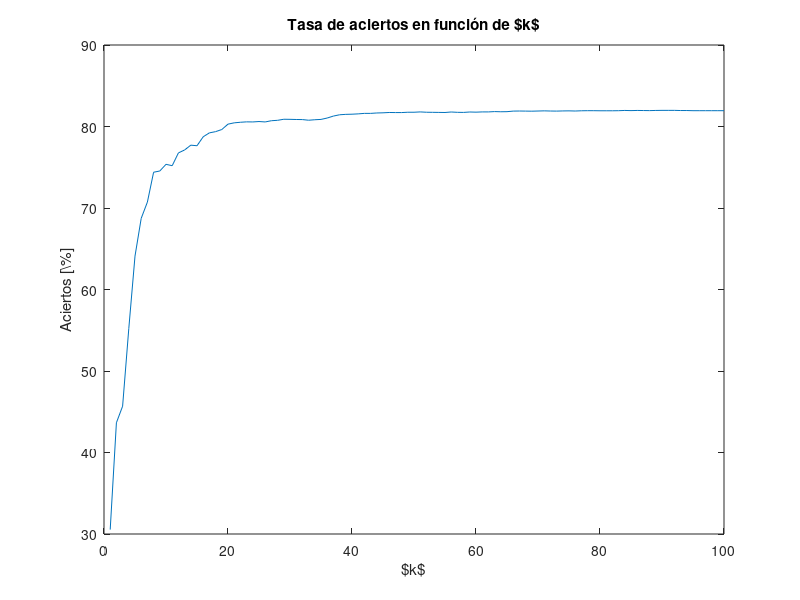

This chart was generated by the following MATLAB code:
function graficar_tasas()

rango_k = 1:100;

load('tasas.mat');
plot(rango_k, tasas);

title('Tasa de aciertos en función de $k$');
xlabel('$k$');
ylabel('Aciertos [\%]');

print('tasas-vs-k', '-S800,550', '-dtex');